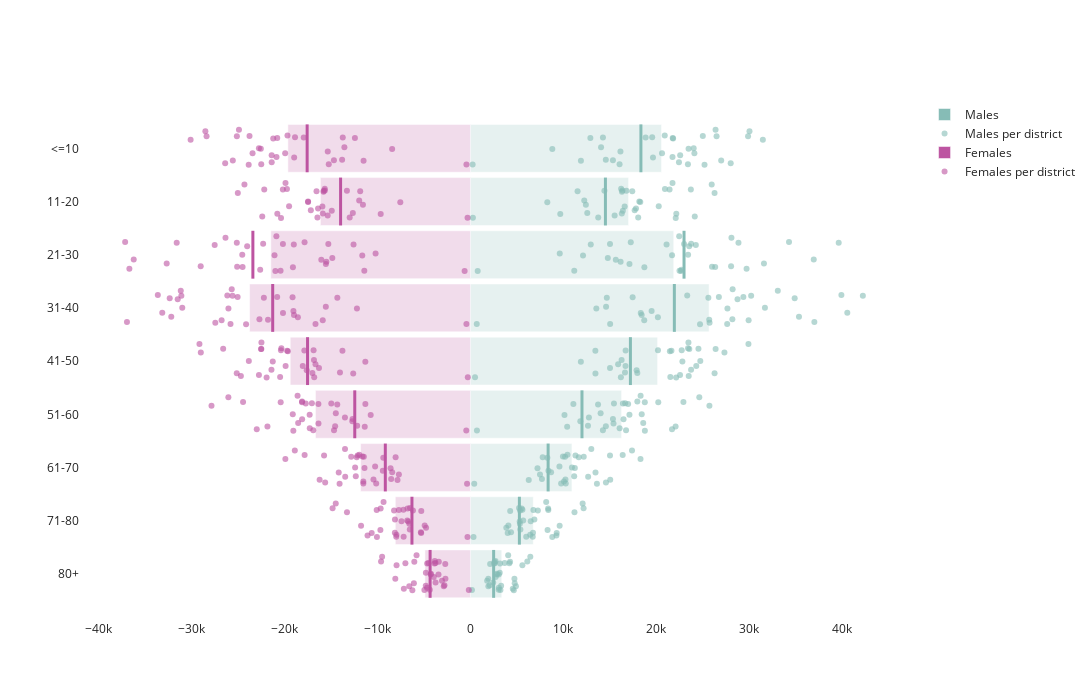

Here is the notebook cell this chart was saved with:
### Code cell
# Another try with plotly
import plotly.graph_objects as go

fig = go.Figure()

colors = {'Males': '#86BCB6',
          'Females': '#BD54A1'}
width=0.9

for gender in genders:    
    # Add some jitter to the age level
    offset = 0.8
    unique_districts = data_selected[f'{gender}'].reset_index()['district'].unique()
    jitter = pd.DataFrame({'district': unique_districts,
                           'jitter': np.random.default_rng(123).uniform(
                               offset*(-width/2), offset*(width/2), len(unique_districts))})
    
    df = data_selected[f'{gender}'].reset_index().merge(jitter, on='district')
    age_level = df['age_level'].unique()
    age_pos = pd.DataFrame({'age_level': age_level,
                            'age_pos': np.arange(0, len(age_level))})
    df = df.merge(age_pos, on='age_level')
    
    # Add bar chart
    ys = np.arange(0, len(data_selected[f'{gender}_avg'].index))
    xs = data_selected[f'{gender}_avg'][primary_year]
    if gender == 'Females':
        xs = -xs
    fig.add_bar(x=xs, y=ys, orientation='h', name=gender, offset=-width/2,
                marker_color=colors[gender], marker_opacity=0.2,
                width=width)
    
    xs = df[primary_year]
    ys = df['age_pos'] + df['jitter']
    if gender == 'Females':
        xs = -xs
    fig.add_scatter(x=xs, y=ys, mode='markers', name=f'{gender} per district',
                    marker_color=colors[gender], marker_opacity=0.6)

    # Add average population for the secondary year
    for ypos in np.arange(0, len(data_selected[f'{gender}_avg'].index)):
        xpos = data_selected[f'{gender}_avg'][secondary_year][ypos]
        if gender == 'Females':
            xpos = -xpos
        fig.add_shape(type='line', xref='x', yref='y',
                      x0=xpos, y0=ypos-width/2,
                      x1=xpos, y1=ypos+width/2,
                      line_color=colors[gender], 
                      line_width=3, opacity=1)  
    
    
fig.update_layout(template='simple_white', width=1100, height=700)
fig.update_yaxes(range=[-0.7,9], autorange='reversed', showline=False, ticks='',
                 ticktext=list(data_selected[f'{gender}_avg'].index), 
                 tickvals=np.arange(0, len(data_selected[f'{gender}_avg'].index)))
fig.update_xaxes(showline=False, ticks='')
fig.show()

### Figure 1 — Plotly figure (JSON) as saved in the notebook; plotly's stock layout.template omitted (floating-point values rounded to 4 significant figures; data arrays with more than 128 entries replaced by an {"elided": "..."} marker saying what was removed)
{"data": [{"marker": {"color": "#86BCB6", "opacity": 0.2}, "name": "Males", "offset": -0.45, "orientation": "h", "type": "bar", "width": 0.9, "x": [20550.0, 17010.0, 21860.0, 25670.0, 20130.0, 16250.0, 10920.0, 6755.0, 3368.0], "y": [0, 1, 2, 3, 4, 5, 6, 7, 8]}, {"marker": {"color": "#86BCB6", "opacity": 0.6}, "mode": "markers", "name": "Males per district", "type": "scatter", "x": {"elided": "297 float values"}, "y": {"elided": "297 float values"}}, {"marker": {"color": "#BD54A1", "opacity": 0.2}, "name": "Females", "offset": -0.45, "orientation": "h", "type": "bar", "width": 0.9, "x": [-19630.0, -16140.0, -21470.0, -23760.0, -19380.0, -16670.0, -11820.0, -8085.0, -4899.0], "y": [0, 1, 2, 3, 4, 5, 6, 7, 8]}, {"marker": {"color": "#BD54A1", "opacity": 0.6}, "mode": "markers", "name": "Females per district", "type": "scatter", "x": {"elided": "297 float values"}, "y": {"elided": "297 float values"}}], "layout": {"height": 700, "shapes": [{"line": {"color": "#86BCB6", "width": 3}, "opacity": 1, "type": "line", "x0": 18330.0, "x1": 18330.0, "xref": "x", "y0": -0.45, "y1": 0.45, "yref": "y"}, {"line": {"color": "#86BCB6", "width": 3}, "opacity": 1, "type": "line", "x0": 14520.0, "x1": 14520.0, "xref": "x", "y0": 0.55, "y1": 1.45, "yref": "y"}, {"line": {"color": "#86BCB6", "width": 3}, "opacity": 1, "type": "line", "x0": 22970.0, "x1": 22970.0, "xref": "x", "y0": 1.55, "y1": 2.45, "yref": "y"}, {"line": {"color": "#86BCB6", "width": 3}, "opacity": 1, "type": "line", "x0": 21930.0, "x1": 21930.0, "xref": "x", "y0": 2.55, "y1": 3.45, "yref": "y"}, {"line": {"color": "#86BCB6", "width": 3}, "opacity": 1, "type": "line", "x0": 17200.0, "x1": 17200.0, "xref": "x", "y0": 3.55, "y1": 4.45, "yref": "y"}, {"line": {"color": "#86BCB6", "width": 3}, "opacity": 1, "type": "line", "x0": 11990.0, "x1": 11990.0, "xref": "x", "y0": 4.55, "y1": 5.45, "yref": "y"}, {"line": {"color": "#86BCB6", "width": 3}, "opacity": 1, "type": "line", "x0": 8353.0, "x1": 8353.0, "xref": "x", "y0": 5.55, "y1": 6.45, "yref": "y"}, {"line": {"color": "#86BCB6", "width": 3}, "opacity": 1, "type": "line", "x0": 5262.0, "x1": 5262.0, "xref": "x", "y0": 6.55, "y1": 7.45, "yref": "y"}, {"line": {"color": "#86BCB6", "width": 3}, "opacity": 1, "type": "line", "x0": 2493.0, "x1": 2493.0, "xref": "x", "y0": 7.55, "y1": 8.45, "yref": "y"}, {"line": {"color": "#BD54A1", "width": 3}, "opacity": 1, "type": "line", "x0": -17560.0, "x1": -17560.0, "xref": "x", "y0": -0.45, "y1": 0.45, "yref": "y"}, {"line": {"color": "#BD54A1", "width": 3}, "opacity": 1, "type": "line", "x0": -13970.0, "x1": -13970.0, "xref": "x", "y0": 0.55, "y1": 1.45, "yref": "y"}, {"line": {"color": "#BD54A1", "width": 3}, "opacity": 1, "type": "line", "x0": -23400.0, "x1": -23400.0, "xref": "x", "y0": 1.55, "y1": 2.45, "yref": "y"}, {"line": {"color": "#BD54A1", "width": 3}, "opacity": 1, "type": "line", "x0": -21270.0, "x1": -21270.0, "xref": "x", "y0": 2.55, "y1": 3.45, "yref": "y"}, {"line": {"color": "#BD54A1", "width": 3}, "opacity": 1, "type": "line", "x0": -17520.0, "x1": -17520.0, "xref": "x", "y0": 3.55, "y1": 4.45, "yref": "y"}, {"line": {"color": "#BD54A1", "width": 3}, "opacity": 1, "type": "line", "x0": -12440.0, "x1": -12440.0, "xref": "x", "y0": 4.55, "y1": 5.45, "yref": "y"}, {"line": {"color": "#BD54A1", "width": 3}, "opacity": 1, "type": "line", "x0": -9158.0, "x1": -9158.0, "xref": "x", "y0": 5.55, "y1": 6.45, "yref": "y"}, {"line": {"color": "#BD54A1", "width": 3}, "opacity": 1, "type": "line", "x0": -6293.0, "x1": -6293.0, "xref": "x", "y0": 6.55, "y1": 7.45, "yref": "y"}, {"line": {"color": "#BD54A1", "width": 3}, "opacity": 1, "type": "line", "x0": -4341.0, "x1": -4341.0, "xref": "x", "y0": 7.55, "y1": 8.45, "yref": "y"}], "width": 1100, "xaxis": {"autorange": true, "range": [-42000.0, 47060.0], "showline": false, "ticks": "", "type": "linear"}, "yaxis": {"autorange": true, "range": [8.867, -0.9086], "showline": false, "ticks": "", "ticktext": ["<=10", "11-20", "21-30", "31-40", "41-50", "51-60", "61-70", "71-80", "80+"], "tickvals": [0, 1, 2, 3, 4, 5, 6, 7, 8], "type": "linear"}}}
